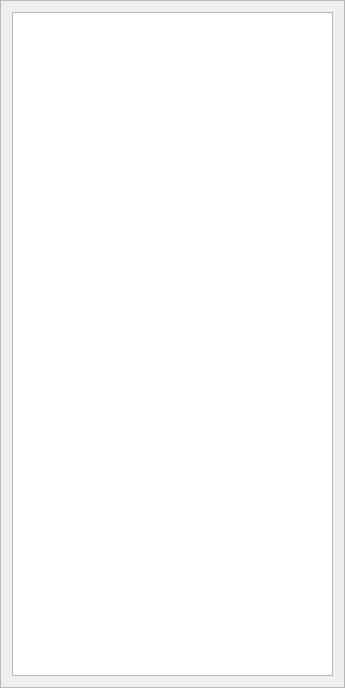
<?xml version="1.0" encoding="UTF-8"?>
<ui version="4.0">
 <class>Frame</class>
 <widget class="QFrame" name="Frame">
  <property name="geometry">
   <rect>
    <x>0</x>
    <y>0</y>
    <width>345</width>
    <height>688</height>
   </rect>
  </property>
  <property name="windowTitle">
   <string>Frame</string>
  </property>
  <property name="frameShape">
   <enum>QFrame::StyledPanel</enum>
  </property>
  <property name="frameShadow">
   <enum>QFrame::Raised</enum>
  </property>
  <layout class="QVBoxLayout" name="verticalLayout">
   <item>
    <widget class="QTreeView" name="treeView"/>
   </item>
  </layout>
 </widget>
 <resources/>
 <connections/>
</ui>
